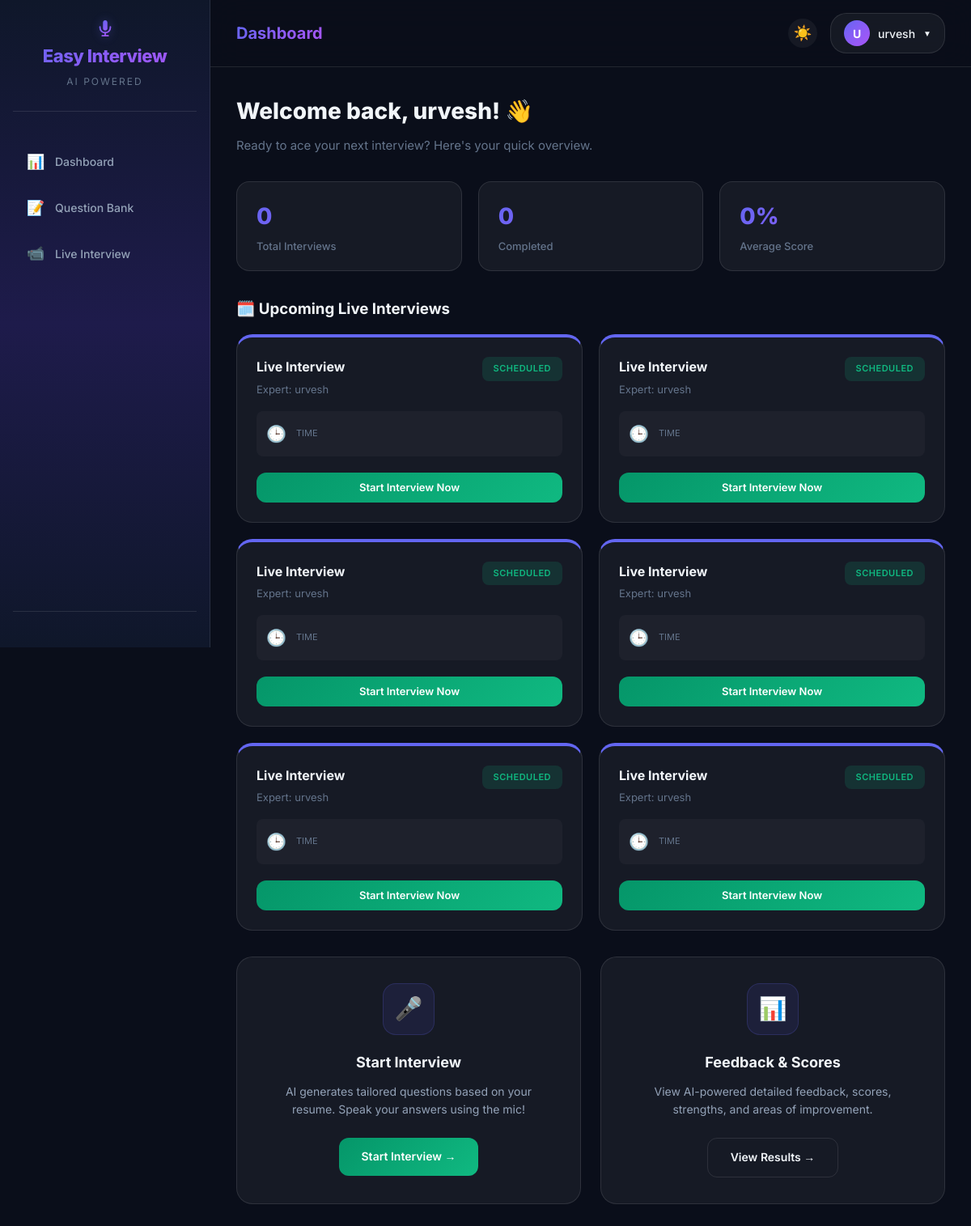
Page /home/ (signed in) on the committed database.
### myapp/models.py (models this page shows, shortened)
class User(AbstractUser):
    profile_photo = models.ImageField(upload_to='profile_photos/', null=True, blank=True)
    is_expert = models.BooleanField(default=False)

class LiveRoom(models.Model):
    STATUS_CHOICES = [
        ('scheduled', 'Scheduled'),
        ('live', 'Live'),
        ('completed', 'Completed'),
    ]
    room_name = models.CharField(max_length=100, unique=True)
    title = models.CharField(max_length=200, default='Live Interview')
    created_by = models.ForeignKey(settings.AUTH_USER_MODEL, on_delete=models.CASCADE, related_name='created_rooms')
    participant = models.ForeignKey(settings.AUTH_USER_MODEL, on_delete=models.SET_NULL, null=True, blank=True, related_name='invited_rooms')
    scheduled_at = models.DateTimeField(null=True, blank=True)
    status = models.CharField(max_length=20, choices=STATUS_CHOICES, default='scheduled')
    is_active = models.BooleanField(default=True)
    created_at = models.DateTimeField(auto_now_add=True)
    class Meta:
        ordering = ['-created_at']

### myapp/views.py (the view, shortened to what this page needs)
# urls.py: path('home/', views.home, name='home'),
@login_required
def home(request):
    interviews = Interview.objects.filter(user=request.user)
    total_interviews = interviews.count()
    completed_interviews = interviews.filter(is_completed=True).count()
    completed_set = interviews.filter(is_completed=True)
    avg_score = 0
    latest_interview = completed_set.order_by('-completed_at').first()
    has_resume = interviews.filter(resume__isnull=False).exclude(resume='').exists()
    upcoming_interviews = LiveRoom.objects.filter(
        Q(participant=request.user) | Q(created_by=request.user),
        is_active=True,
        status__in=['scheduled', 'live']
    ).order_by('scheduled_at').distinct()
    context = {
        'total_interviews': total_interviews,
        'completed_interviews': completed_interviews,
        'avg_score': avg_score,
        'latest_interview': latest_interview,
        'has_resume': has_resume,
        'upcoming_interviews': upcoming_interviews,
    }
    return render(request, "myapp/home.html", context)

### myapp/templates/myapp/home.html (shortened to what this page needs)
{% extends 'myapp/base.html' %}
{% block page_title %}<span>Dashboard</span>{% endblock %}
{% block content %}
<div class="animate-in">
    <h1 class="page-title">Welcome back, {{ request.user.username }}! 👋</h1>
    <p class="page-subtitle">Ready to ace your next interview? Here's your quick overview.</p>
</div>
<div class="stats-grid animate-in delay-1">
    <div class="stat-card">
        <div class="stat-value">{{ total_interviews }}</div>
        <div class="stat-label">Total Interviews</div>
    </div>
    <div class="stat-card">
        <div class="stat-value">{{ completed_interviews }}</div>
        <div class="stat-label">Completed</div>
    </div>
    <div class="stat-card">
        <div class="stat-value">{{ avg_score }}%</div>
        <div class="stat-label">Average Score</div>
    </div>
</div>
{% if upcoming_interviews %}
<div class="animate-in delay-2" style="margin-bottom: 32px;">
    <h3 style="margin-bottom: 16px; display: flex; align-items: center; gap: 8px;">
        🗓️ Upcoming Live Interviews
    </h3>
    <div style="display: grid; grid-template-columns: repeat(auto-fit, minmax(300px, 1fr)); gap: 20px;">
        {% for room in upcoming_interviews %}
        <div class="glass-card" style="padding: 24px; border-top: 4px solid {% if room.status == 'live' %}#ef4444{% else %}#6366f1{% endif %};">
            <div style="display: flex; justify-content: space-between; align-items: start; margin-bottom: 16px;">
                <div>
                    <h4 style="font-size: 16px; font-weight: 700; margin-bottom: 4px;">{{ room.title }}</h4>
                    <div style="font-size: 13px; color: var(--text-muted);">Expert: {{ room.created_by.get_full_name|default:room.created_by.username }}</div>
                </div>
                <span class="history-type {% if room.status == 'live' %}type-technical{% else %}type-hr{% endif %}" style="font-size: 11px;">
                    {{ room.get_status_display }}
                </span>
            </div>
            <div style="display: flex; align-items: center; gap: 12px; margin-bottom: 20px; background: rgba(255,255,255,0.03); padding: 12px; border-radius: 8px;">
                <div style="font-size: 20px;">🕒</div>
                <div>
                    <div style="font-size: 11px; color: var(--text-muted); text-transform: uppercase;">Time</div>
                </div>
            </div>
            {% if room.status == 'live' %}
            <a href="{% url 'join_live_room' room.id %}" class="btn-primary-glow btn-sm" style="width: 100%; justify-content: center;">Join Interview Now</a>
            {% elif room.created_by == request.user %}
            <a href="{% url 'start_live_interview' room.id %}" class="btn-success-glow btn-sm" style="width: 100%; justify-content: center;">Start Interview Now</a>
            {% else %}
            <button class="btn-outline-glass btn-sm" style="width: 100%; justify-content: center; opacity: 0.6; cursor: wait;" title="Waits for expert to start" disabled>
                Join Locked (Waiting for Expert)
            </button>
            {% endif %}
        </div>
        {% endfor %}
    </div>
</div>
{% endif %}
<div class="feature-grid">
    <div class="feature-card animate-in delay-2">
        <div class="feature-icon">🎤</div>
        <h3>Start Interview</h3>
        <p>AI generates tailored questions based on your resume. Speak your answers using the mic!</p>
        <a href="{% url 'start_interview' %}" class="btn-success-glow">
            Start Interview →
        </a>
    </div>
    <div class="feature-card animate-in delay-3">
        <div class="feature-icon">📊</div>
        <h3>Feedback & Scores</h3>
        <p>View AI-powered detailed feedback, scores, strengths, and areas of improvement.</p>
        <a href="{% url 'history' %}" class="btn-outline-glass">
            View Results →
        </a>
    </div>
</div>
{% endblock %}

### myapp/templates/myapp/base.html (shortened to what this page needs)
{% load static %}
<!DOCTYPE html>
<html lang="en">
<head>
    <link rel="stylesheet" href="{% static 'css/style.css' %}?v=20">
</head>
<body>
<div id="wrapper">
    <div class="sidebar">
        <div class="sidebar-logo">
            <h2>Easy Interview</h2>
            <span>AI Powered</span>
        </div>
        <div class="sidebar-nav">
            {% if request.user.is_expert or request.user.is_staff %}
            <a href="{% url 'expert_dashboard' %}" class="nav-link {% block nav_expert_dash %}{% endblock %}">
                <span class="nav-icon">📊</span> Dashboard
            </a>
            <a href="{% url 'expert_questions_dashboard' %}" class="nav-link {% block nav_expert %}{% endblock %}">
                <span class="nav-icon">📝</span> Question Bank
            </a>
            <a href="{% url 'expert_live_rooms_dashboard' %}" class="nav-link {% block nav_live %}{% endblock %}">
                <span class="nav-icon">📹</span> Live Interview
            </a>
            {% endif %}
        </div>
        <div class="sidebar-footer">
        </div>
    </div>
    <div class="page-content">
        <div class="topbar">
            <div style="display: flex; align-items: center; gap: 12px;">
                <div class="topbar-title">
                    {% block page_title %}<span>Dashboard</span>{% endblock %}
                </div>
            </div>
            <div style="display: flex; align-items: center; gap: 16px;">
                <button id="theme-toggle-dashboard" class="btn-outline-glass" style="padding: 6px; width: 36px; height: 36px; border-radius: 50%; font-size: 18px; line-height: 1; border: none; cursor: pointer; background: var(--bg-glass);">
                    ☀️
                </button>
                <div class="profile-dropdown">
                    <button class="profile-btn">
                        {% if request.user.profile_photo %}
                            <img src="{{ request.user.profile_photo.url }}" alt="Avatar" style="width: 32px; height: 32px; border-radius: 50%; object-fit: cover; border: 2px solid var(--accent-primary);">
                        {% else %}
                            <div class="profile-avatar">{{ request.user.username|make_list|first|upper }}</div>
                        {% endif %}
                        <span>{{ request.user.username|default:"User" }}</span>
                        <span style="font-size: 10px;">▼</span>
                    </button>
            </div>
            </div>
        </div>
        <div class="main-content">
            {% block content %}{% endblock %}
        </div>
    </div>
</div>
</body>
</html>

### rows in the picture
User: user.username|make_list "U", user.username "urvesh"
LiveRoom: title "Live Interview", created_by.get_full_name "urvesh", status "SCHEDULED", shows "Start Interview Now"
LiveRoom: title "Live Interview", created_by.get_full_name "urvesh", status "SCHEDULED", shows "Start Interview Now"
LiveRoom: title "Live Interview", created_by.get_full_name "urvesh", status "SCHEDULED", shows "Start Interview Now"
LiveRoom: title "Live Interview", created_by.get_full_name "urvesh", status "SCHEDULED", shows "Start Interview Now"
LiveRoom: title "Live Interview", created_by.get_full_name "urvesh", status "SCHEDULED", shows "Start Interview Now"
LiveRoom: title "Live Interview", created_by.get_full_name "urvesh", status "SCHEDULED", shows "Start Interview Now"

### other values in the picture
{{ total_interviews }} "0"
{{ completed_interviews }} "0"
{{ avg_score }} "0"
